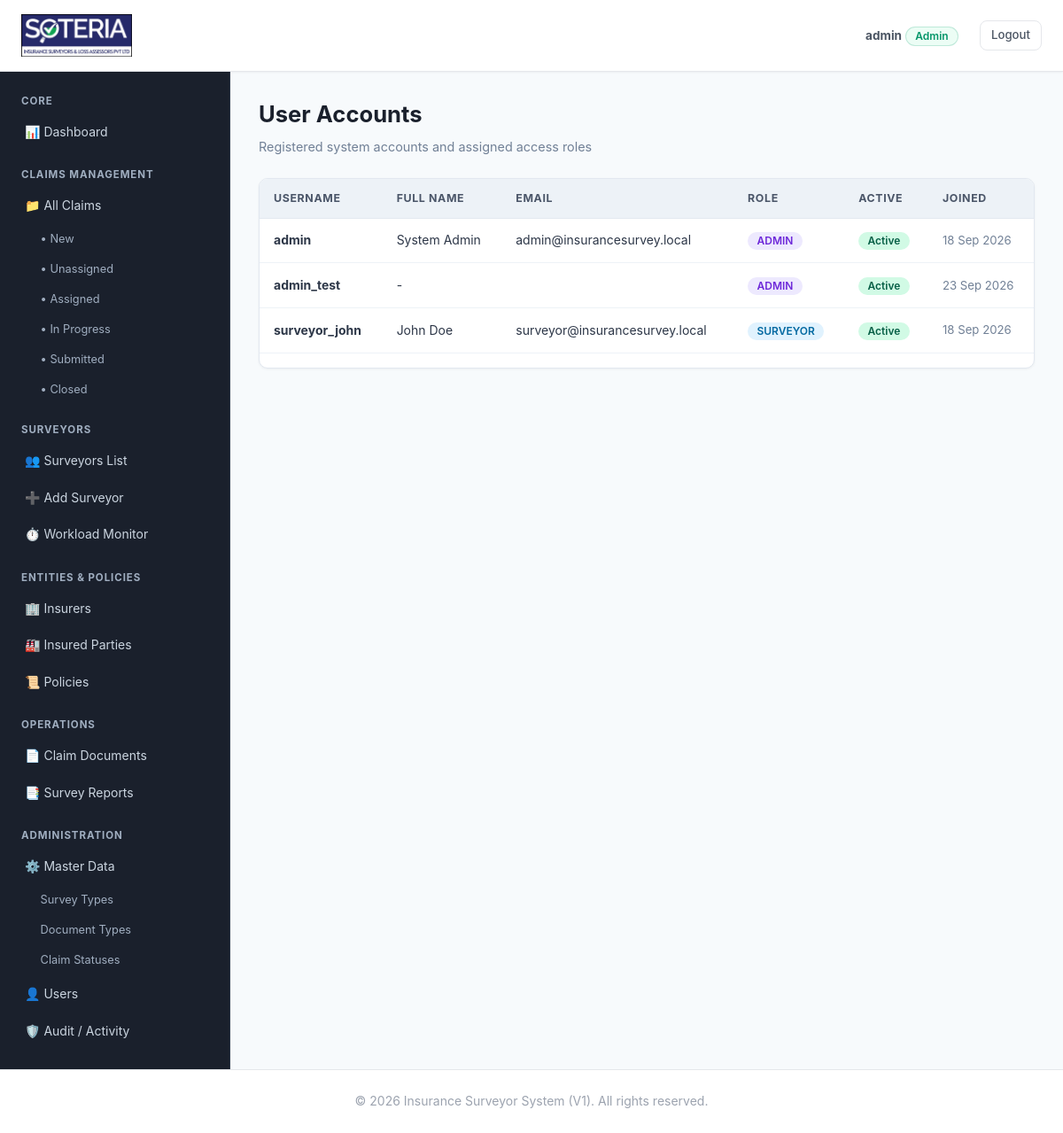
/users/ (signed in), run on the app's committed database.
### accounts/models.py (models this page shows, shortened)
class User(AbstractUser):
    class Role(models.TextChoices):
        ADMIN = 'ADMIN', 'Admin'
        SURVEYOR = 'SURVEYOR', 'Surveyor'
    role = models.CharField(
        max_length=20,
        choices=Role.choices,
        default=Role.SURVEYOR,
        help_text="Designates the user role within the system."
    )
    class Meta:
        db_table = 'nis_user'

### claims/web_views.py (the view)
# urls.py: path('users/', web_views.user_list, name='web_user_list'),
@admin_required
def user_list(request):
    users = User.objects.all().order_by('username')
    return render(request, 'users/user_list.html', {'users': users})

### claims/web_views.py (called while the page is built)
def admin_required(view_func):
    @wraps(view_func)
    def _wrapped_view(request, *args, **kwargs):
        if not request.user.is_authenticated:
            return redirect(f"/login/?next={request.path}")
        if request.user.role != User.Role.ADMIN and not request.user.is_superuser:
            raise PermissionDenied("Administrator privileges are required to access this section.")
        return view_func(request, *args, **kwargs)
    return _wrapped_view

### templates/users/user_list.html (shortened to what this page needs)
{% extends 'base.html' %}
{% block content %}
<div class="page-header">
    <div>
        <h1 class="page-title">User Accounts</h1>
        <p class="page-subtitle">Registered system accounts and assigned access roles</p>
    </div>
</div>
<div class="card-table-wrapper">
    <div class="table-responsive">
        <table class="data-table-modern">
            <thead>
                <tr>
                    <th>Username</th>
                    <th>Full Name</th>
                    <th>Email</th>
                    <th>Role</th>
                    <th>Active</th>
                    <th>Joined</th>
                </tr>
            </thead>
            <tbody>
                {% for u in users %}
                <tr>
                    <td><strong>{{ u.username }}</strong></td>
                    <td>{{ u.get_full_name|default:"-" }}</td>
                    <td>{{ u.email }}</td>
                    <td>
                        {% if u.role == 'ADMIN' %}
                            <span class="badge" style="background: #ede9fe; color: #6d28d9;">ADMIN</span>
                        {% else %}
                            <span class="badge" style="background: #e0f2fe; color: #0369a1;">SURVEYOR</span>
                        {% endif %}
                    </td>
                    <td>
                        {% if u.is_active %}
                            <span class="status-pill pill-submitted">Active</span>
                        {% else %}
                            <span class="status-pill pill-closed">Disabled</span>
                        {% endif %}
                    </td>
                    <td style="font-size: 0.825rem; color: #718096;">{{ u.date_joined|date:"d M Y" }}</td>
                </tr>
                {% endfor %}
            </tbody>
        </table>
    </div>
</div>
{% endblock content %}

### templates/base.html (shortened to what this page needs)
{% load static %}
<!DOCTYPE html>
<html lang="en">
<head>
    <link rel="stylesheet" href="{% static 'css/style.css' %}">
</head>
<body>
    <header class="site-header">
        <nav class="navbar">
            <div class="nav-left">
                <a href="/" class="brand-wrapper">
                    <img src="{% static 'images/soteria_logo.png' %}" alt="Soteria Logo" class="brand-logo-img">
                </a>
            </div>
            <ul class="nav-links">
                {% if request.user.is_authenticated %}
                    <li class="navbar-user-info">
                        <span style="font-size: 0.85rem; color: #4b5563;">
                            <strong>{{ request.user.username }}</strong>
                            <span class="badge badge-success">{{ request.user.get_role_display|default:request.user.role }}</span>
                        </span>
                    </li>
                    <li><a href="/logout/" class="btn btn-outline" style="padding: 0.35rem 0.75rem; font-size: 0.825rem;">Logout</a></li>
                {% else %}
                    <li><a href="/login/" class="btn btn-primary" style="padding: 0.35rem 0.85rem; font-size: 0.825rem; color: #ffffff;">Login</a></li>
                {% endif %}
            </ul>
        </nav>
    </header>
    {% block layout %}
    <div class="admin-layout">
        <aside class="admin-sidebar">
            {% if request.user.role == 'SURVEYOR' %}
                <div>
                    <div class="sidebar-heading">Surveyor Portal</div>
                    <ul class="sidebar-menu">
                        <li><a href="/dashboard/surveyor/">📊 Dashboard</a></li>
                        <li><a href="/claims/">📁 My Assigned Claims</a></li>
                    </ul>
                </div>
            {% else %}
                <div>
                    <div class="sidebar-heading">Core</div>
                    <ul class="sidebar-menu">
                        <li><a href="/dashboard/admin/">📊 Dashboard</a></li>
                    </ul>
                </div>
                <div>
                    <div class="sidebar-heading">Claims Management</div>
                    <ul class="sidebar-menu">
                        <li>
                            <a href="/claims/">📁 All Claims</a>
                            <ul class="sidebar-submenu">
                                <li><a href="/claims/?status=NEW">• New</a></li>
                                <li><a href="/claims/?filter=unassigned">• Unassigned</a></li>
                                <li><a href="/claims/?status=ASSIGNED">• Assigned</a></li>
                                <li><a href="/claims/?filter=in_progress">• In Progress</a></li>
                                <li><a href="/claims/?status=REPORT_SUBMITTED">• Submitted</a></li>
                                <li><a href="/claims/?status=CLOSED">• Closed</a></li>
                            </ul>
                        </li>
                    </ul>
                </div>
                <div>
                    <div class="sidebar-heading">Surveyors</div>
                    <ul class="sidebar-menu">
                        <li><a href="/surveyors/">👥 Surveyors List</a></li>
                        <li><a href="/surveyors/add/">➕ Add Surveyor</a></li>
                        <li><a href="/surveyors/workload/">⏱️ Workload Monitor</a></li>
                    </ul>
                </div>
                <div>
                    <div class="sidebar-heading">Entities &amp; Policies</div>
                    <ul class="sidebar-menu">
                        <li><a href="/insurers/">🏢 Insurers</a></li>
                        <li><a href="/insured/">🏭 Insured Parties</a></li>
                        <li><a href="/policies/">📜 Policies</a></li>
                    </ul>
                </div>
                <div>
                    <div class="sidebar-heading">Operations</div>
                    <ul class="sidebar-menu">
                        <li><a href="/documents/">📄 Claim Documents</a></li>
                        <li><a href="/reports/">📑 Survey Reports</a></li>
                    </ul>
                </div>
                <div>
                    <div class="sidebar-heading">Administration</div>
                    <ul class="sidebar-menu">
                        <li>
                            <a href="/master/survey-types/">⚙️ Master Data</a>
                            <ul class="sidebar-submenu">
                                <li><a href="/master/survey-types/">Survey Types</a></li>
                                <li><a href="/master/document-types/">Document Types</a></li>
                                <li><a href="/master/claim-statuses/">Claim Statuses</a></li>
                            </ul>
                        </li>
                        <li><a href="/users/">👤 Users</a></li>
                        <li><a href="/audit/">🛡️ Audit / Activity</a></li>
                    </ul>
                </div>
            {% endif %}
        </aside>
        <main class="admin-content">
            {% block content %}
            {% endblock %}
        </main>
    </div>
    {% endblock layout %}
    <footer class="site-footer">
        <p>&copy; {% now "Y" %} Insurance Surveyor System (V1). All rights reserved.</p>
    </footer>
</body>
</html>

### data on the page
User: user.username "admin", user.role "Admin", username "admin", get_full_name "System Admin", email "admin@insurancesurvey.local", shows "ADMIN", is_active "Active", date_joined "18 Sep 2026"
User: username "admin_test", get_full_name "-", role "ADMIN", is_active "Active", date_joined "23 Sep 2026"
User: username "surveyor_john", get_full_name "John Doe", email "surveyor@insurancesurvey.local", role "SURVEYOR", is_active "Active", date_joined "18 Sep 2026"
